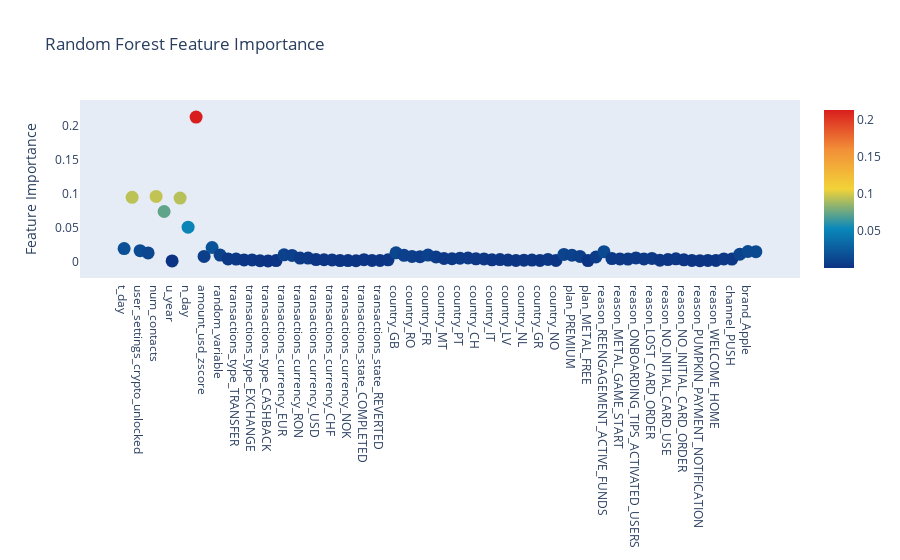

Notebook source saved alongside this figure:
### Code cell
configure_plotly_browser_state()
trace = go.Scatter(
    y = rf.feature_importances_,
    x = features,
    mode='markers',
    marker=dict(
        sizemode = 'diameter',
        sizeref = 1,
        size = 13,
        #size= rf.feature_importances_,
        #color = np.random.randn(500), #set color equal to a variable
        color = rf.feature_importances_,
        colorscale='Portland',
        showscale=True
    ),
    text = features
)
data = [trace]

layout= go.Layout(
    autosize= True,
    title= 'Random Forest Feature Importance',
    hovermode= 'closest',
     xaxis= dict(
         ticklen= 5,
         showgrid=False,
        zeroline=False,
        showline=False
     ),
    yaxis=dict(
        
        title= 'Feature Importance',
        showgrid=False,
        zeroline=False,
        ticklen= 5,
        gridwidth= 2
    ),
    showlegend= False
)
fig = go.Figure(data=data, layout=layout)
py.iplot(fig,filename='scatter2010')

### Figure 1 — Plotly figure (JSON) as saved in the notebook; plotly's stock layout.template omitted (floating-point values rounded to 4 significant figures)
{"data": [{"marker": {"color": [0.01897, 0.09441, 0.01585, 0.01252, 0.09567, 0.07355, 0.0007295, 0.09327, 0.05047, 0.2126, 0.007437, 0.02054, 0.009369, 0.003766, 0.00353, 0.002246, 0.002252, 0.00102, 0.0006773, 0.001323, 0.009667, 0.008877, 0.004913, 0.004983, 0.002735, 0.002477, 0.002284, 0.001225, 0.001278, 0.001016, 0.002647, 0.001493, 0.001377, 0.002382, 0.01264, 0.009041, 0.00742, 0.007019, 0.009353, 0.00654, 0.0043, 0.003932, 0.004854, 0.005033, 0.003856, 0.003642, 0.002433, 0.002714, 0.002059, 0.001356, 0.001877, 0.001966, 0.001459, 0.002936, 0.00138, 0.01038, 0.009095, 0.00731, 0.001298, 0.006501, 0.01436, 0.004179, 0.00367, 0.003532, 0.005196, 0.003605, 0.004454, 0.00176, 0.002776, 0.003808, 0.002397, 0.001453, 0.001156, 0.001536, 0.001458, 0.003632, 0.003405, 0.01065, 0.01463, 0.01442], "colorscale": [[0, "rgb(12,51,131)"], [0.25, "rgb(10,136,186)"], [0.5, "rgb(242,211,56)"], [0.75, "rgb(242,143,56)"], [1, "rgb(217,30,30)"]], "showscale": true, "size": 13, "sizemode": "diameter", "sizeref": 1}, "mode": "markers", "text": ["t_day", "birth_year", "user_settings_crypto_unlocked", "attributes_notifications_marketing_email", "num_contacts", "u_month", "u_year", "u_day", "n_day", "tran_count_each_user", "amount_usd_zscore", "amount_usd_log_max_norm", "random_variable", "transactions_type_CARD_PAYMENT", "transactions_type_TRANSFER", "transactions_type_TOPUP", "transactions_type_EXCHANGE", "transactions_type_ATM", "transactions_type_CASHBACK", "transactions_type_FEE", "transactions_currency_EUR", "transactions_currency_GBP", "transactions_currency_RON", "transactions_currency_PLN", "transactions_currency_USD", "transactions_currency_CZK", "transactions_currency_CHF", "transactions_currency_SEK", "transactions_currency_NOK", "transactions_currency_AUD", "transactions_state_COMPLETED", "transactions_state_DECLINED", "transactions_state_REVERTED", "direction_OUTBOUND", "country_GB", "country_IE", "country_RO", "country_PL", "country_FR", "country_ES", "country_MT", "country_LT", "country_PT", "country_DE", "country_CH", "country_CZ", "country_IT", "country_CY", "country_LV", "country_SE", "country_NL", "country_HU", "country_GR", "country_BE", "country_NO", "plan_STANDARD", "plan_PREMIUM", "plan_METAL", "plan_METAL_FREE", "reason_FIFTH_PAYMENT_PROMO", "reason_REENGAGEMENT_ACTIVE_FUNDS", "reason_MADE_MONEY_REQUEST_NOT_SPLIT_BILL", "reason_METAL_GAME_START", "reason_ENGAGEMENT_SPLIT_BILL_RESTAURANT", "reason_ONBOARDING_TIPS_ACTIVATED_USERS", "reason_BLACK_FRIDAY", "reason_LOST_CARD_ORDER", "reason_JOINING_ANNIVERSARY", "reason_NO_INITIAL_CARD_USE", "reason_METAL_RESERVE_PLAN", "reason_NO_INITIAL_CARD_ORDER", "reason_PREMIUM_ENGAGEMENT_FEES_SAVED", "reason_PUMPKIN_PAYMENT_NOTIFICATION", "reason_NO_INITIAL_FREE_PROMOPAGE_CARD_ORDER", "reason_WELCOME_HOME", "channel_EMAIL", "channel_PUSH", "status_SENT", "brand_Apple", "brand_Android"], "type": "scatter", "x": ["t_day", "birth_year", "user_settings_crypto_unlocked", "attributes_notifications_marketing_email", "num_contacts", "u_month", "u_year", "u_day", "n_day", "tran_count_each_user", "amount_usd_zscore", "amount_usd_log_max_norm", "random_variable", "transactions_type_CARD_PAYMENT", "transactions_type_TRANSFER", "transactions_type_TOPUP", "transactions_type_EXCHANGE", "transactions_type_ATM", "transactions_type_CASHBACK", "transactions_type_FEE", "transactions_currency_EUR", "transactions_currency_GBP", "transactions_currency_RON", "transactions_currency_PLN", "transactions_currency_USD", "transactions_currency_CZK", "transactions_currency_CHF", "transactions_currency_SEK", "transactions_currency_NOK", "transactions_currency_AUD", "transactions_state_COMPLETED", "transactions_state_DECLINED", "transactions_state_REVERTED", "direction_OUTBOUND", "country_GB", "country_IE", "country_RO", "country_PL", "country_FR", "country_ES", "country_MT", "country_LT", "country_PT", "country_DE", "country_CH", "country_CZ", "country_IT", "country_CY", "country_LV", "country_SE", "country_NL", "country_HU", "country_GR", "country_BE", "country_NO", "plan_STANDARD", "plan_PREMIUM", "plan_METAL", "plan_METAL_FREE", "reason_FIFTH_PAYMENT_PROMO", "reason_REENGAGEMENT_ACTIVE_FUNDS", "reason_MADE_MONEY_REQUEST_NOT_SPLIT_BILL", "reason_METAL_GAME_START", "reason_ENGAGEMENT_SPLIT_BILL_RESTAURANT", "reason_ONBOARDING_TIPS_ACTIVATED_USERS", "reason_BLACK_FRIDAY", "reason_LOST_CARD_ORDER", "reason_JOINING_ANNIVERSARY", "reason_NO_INITIAL_CARD_USE", "reason_METAL_RESERVE_PLAN", "reason_NO_INITIAL_CARD_ORDER", "reason_PREMIUM_ENGAGEMENT_FEES_SAVED", "reason_PUMPKIN_PAYMENT_NOTIFICATION", "reason_NO_INITIAL_FREE_PROMOPAGE_CARD_ORDER", "reason_WELCOME_HOME", "channel_EMAIL", "channel_PUSH", "status_SENT", "brand_Apple", "brand_Android"], "y": [0.01897, 0.09441, 0.01585, 0.01252, 0.09567, 0.07355, 0.0007295, 0.09327, 0.05047, 0.2126, 0.007437, 0.02054, 0.009369, 0.003766, 0.00353, 0.002246, 0.002252, 0.00102, 0.0006773, 0.001323, 0.009667, 0.008877, 0.004913, 0.004983, 0.002735, 0.002477, 0.002284, 0.001225, 0.001278, 0.001016, 0.002647, 0.001493, 0.001377, 0.002382, 0.01264, 0.009041, 0.00742, 0.007019, 0.009353, 0.00654, 0.0043, 0.003932, 0.004854, 0.005033, 0.003856, 0.003642, 0.002433, 0.002714, 0.002059, 0.001356, 0.001877, 0.001966, 0.001459, 0.002936, 0.00138, 0.01038, 0.009095, 0.00731, 0.001298, 0.006501, 0.01436, 0.004179, 0.00367, 0.003532, 0.005196, 0.003605, 0.004454, 0.00176, 0.002776, 0.003808, 0.002397, 0.001453, 0.001156, 0.001536, 0.001458, 0.003632, 0.003405, 0.01065, 0.01463, 0.01442]}], "layout": {"autosize": true, "hovermode": "closest", "showlegend": false, "title": {"text": "Random Forest Feature Importance"}, "xaxis": {"showgrid": false, "showline": false, "ticklen": 5, "zeroline": false}, "yaxis": {"gridwidth": 2, "showgrid": false, "ticklen": 5, "title": {"text": "Feature Importance"}, "zeroline": false}}}
